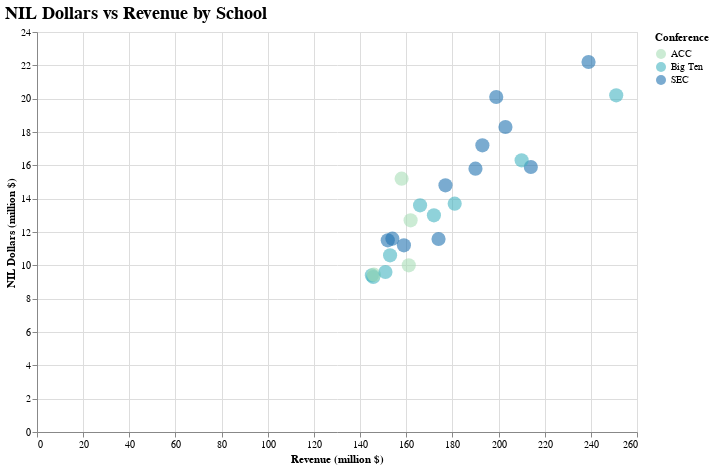

The cell this chart's notebook holds for it:
### Markdown cell above
## Better colors

### Code cell
# data
df = pd.read_csv("NIL_conference_map.csv", dtype=str)
df = df.dropna(subset=["nil_dollars", "revenue", "conference"])
df["nil_dollars"] = pd.to_numeric(df["nil_dollars"], errors="coerce")
df["revenue"]     = pd.to_numeric(df["revenue"],     errors="coerce")


confs = sorted(df["conference"].unique())

# dropdown
conf_param = alt.param(
    "selected_conf",
    bind=alt.binding_select(options=["All"] + confs, name="Conference "),
    value="All"
)

zoom = alt.selection_interval(bind="scales")

# scatterplot
scatter = (
    alt.Chart(df)
      .mark_circle(size=200, opacity=0.6, stroke=None, strokeWidth=0.5)
      .encode(
          x=alt.X("revenue:Q", title="Revenue (million $)"),
          y=alt.Y("nil_dollars:Q", title="NIL Dollars (million $)"),
          color=alt.Color(
              "conference:N",
              title="Conference",
              scale=alt.Scale(
                  domain=confs,
                  scheme="yellowgreenblue"
              )
          ),
          tooltip=[
              alt.Tooltip("school:N",      title="School"),
              alt.Tooltip("conference:N",  title="Conference"),
              alt.Tooltip("nil_dollars:Q", title="NIL ($M)",    format=",.1f"),
              alt.Tooltip("revenue:Q",     title="Revenue ($M)", format=",.1f")
          ]
      )
      .add_params(conf_param, zoom)
      .transform_filter(
          "selected_conf == 'All' || datum.conference == selected_conf"
      )
      .properties(
          width=600,
          height=400,
          title="NIL Dollars vs Revenue for Top 25 Schools"
      )
      .configure_title(fontSize=18, anchor="start")
)

scatter

### Figure 1 — Vega-Lite specification as saved in the notebook (floating-point values rounded to 4 significant figures)
{"config": {"view": {"continuousWidth": 300, "continuousHeight": 300}, "title": {"anchor": "start", "fontSize": 18}}, "data": {"name": "data-4d2d736a159e89a95d890f0a9b20be41"}, "mark": {"type": "circle", "opacity": 0.6, "size": 200, "stroke": null, "strokeWidth": 0.5}, "encoding": {"color": {"field": "conference", "scale": {"domain": ["ACC", "Big Ten", "SEC"], "scheme": "yellowgreenblue"}, "title": "Conference", "type": "nominal"}, "tooltip": [{"field": "school", "title": "School", "type": "nominal"}, {"field": "conference", "title": "Conference", "type": "nominal"}, {"field": "nil_dollars", "format": ",.1f", "title": "NIL ($M)", "type": "quantitative"}, {"field": "revenue", "format": ",.1f", "title": "Revenue ($M)", "type": "quantitative"}], "x": {"field": "revenue", "title": "Revenue (million $)", "type": "quantitative"}, "y": {"field": "nil_dollars", "title": "NIL Dollars (million $)", "type": "quantitative"}}, "height": 400, "params": [{"name": "selected_conf", "bind": {"input": "select", "options": ["All", "ACC", "Big Ten", "SEC"], "name": "Conference "}, "value": "All"}, {"name": "param_8", "select": {"type": "interval"}, "bind": "scales"}], "title": "NIL Dollars vs Revenue by School", "transform": [{"filter": "selected_conf == 'All' || datum.conference == selected_conf"}], "width": 600, "$schema": "https://vega.github.io/schema/vega-lite/v5.20.1.json", "datasets": {"data-4d2d736a159e89a95d890f0a9b20be41": [{"original_column": "Illinois Fighting Illini: $9.3 million", "school": "University of Illinois", "state": "Illinois", "nil_dollars": 9.3, "conference": "Big Ten", "revenue": 145.7}, {"original_column": "Washington Huskies: $9.4 million", "school": "University of Washington", "state": "Washington", "nil_dollars": 9.4, "conference": "Big Ten", "revenue": 145.1}, {"original_column": "Louisville Cardinals: $9.44 million", "school": "University of Louisville", "state": "Kentucky", "nil_dollars": 9.44, "conference": "ACC", "revenue": 146.0}, {"original_column": "Iowa Hawkeyes: $9.6 million", "school": "University of Iowa", "state": "Iowa", "nil_dollars": 9.6, "conference": "Big Ten", "revenue": 151.0}, {"original_column": "Florida State Seminoles: $10 million", "school": "Florida State University", "state": "Florida", "nil_dollars": 10.0, "conference": "ACC", "revenue": 161.1}, {"original_column": "Oregon Ducks: $10.6 million", "school": "Oregon", "state": "Oregon", "nil_dollars": 10.6, "conference": "Big Ten", "revenue": 153.0}, {"original_column": "Kentucky Wildcats: $11.2 million", "school": "University of Kentucky", "state": "Kentucky", "nil_dollars": 11.2, "conference": "SEC", "revenue": 159.0}, {"original_column": "Arkansas Razorbacks: $11.5 million", "school": "University of Arkansas", "state": "Arkansas", "nil_dollars": 11.5, "conference": "SEC", "revenue": 152.0}, {"original_column": "Auburn Tigers: $11.58 million", "school": "Aurburn University", "state": "Alabama", "nil_dollars": 11.58, "conference": "SEC", "revenue": 174.0}, {"original_column": "Tennessee Volunteers: $11.6 million", "school": "University of Tennessee", "state": "Tennessee", "nil_dollars": 11.6, "conference": "SEC", "revenue": 154.0}, {"original_column": "Virginia Cavaliers: $12.7 million", "school": "Virginia", "state": "Virginia", "nil_dollars": 12.7, "conference": "ACC", "revenue": 161.9}, {"original_column": "Michigan State Spartans: $13 million", "school": "Michigan State", "state": "Michigan", "nil_dollars": 13.0, "conference": "Big Ten", "revenue": 172.0}, {"original_column": "Indiana Hoosiers: $13.6 million", "school": "Indiana", "state": "Indiana", "nil_dollars": 13.6, "conference": "Big Ten", "revenue": 166.0}, {"original_column": "Penn State Nittany Lions: $13.7 million", "school": "Penn State", "state": "Pennsylvania", "nil_dollars": 13.7, "conference": "Big Ten", "revenue": 181.0}, {"original_column": "Oklahoma Sooners ($14.8M)", "school": "University of Oklahoma", "state": "Oklahoma", "nil_dollars": 14.8, "conference": "SEC", "revenue": 177.0}, {"original_column": "Clemson Tigers ($15.2M)", "school": "Clemson University", "state": "South Carolina", "nil_dollars": 15.2, "conference": "ACC", "revenue": 158.0}, {"original_column": "Florida Gators ($15.8M)", "school": "University of Florida", "state": "Florida", "nil_dollars": 15.8, "conference": "SEC", "revenue": 190.0}, {"original_column": "Alabama Crimson Tide ($15.9M)", "school": "Alabama", "state": "Alabama", "nil_dollars": 15.9, "conference": "SEC", "revenue": 214.0}, {"original_column": "Michigan Wolverines ($16.3M)", "school": "University of Michigan", "state": "Michigan", "nil_dollars": 16.3, "conference": "Big Ten", "revenue": 210.0}, {"original_column": "Texas A&M Aggies ($17.2M)", "school": "Texas A&M", "state": "Texas", "nil_dollars": 17.2, "conference": "SEC", "revenue": 193.0}, {"original_column": "Georgia Bulldogs ($18.3M)", "school": "Georgia", "state": "Georgia", "nil_dollars": 18.3, "conference": "SEC", "revenue": 203.0}, {"original_column": "LSU Tigers ($20.1M)", "school": "LSU", "state": "Louisiana", "nil_dollars": 20.1, "conference": "SEC", "revenue": 199.0}, {"original_column": "Ohio State Buckeyes ($20.2M)", "school": "Ohio State", "state": "Ohio", "nil_dollars": 20.2, "conference": "Big Ten", "revenue": 251.0}, {"original_column": "Texas Longhorns ($22.2M)", "school": "Texas", "state": "Texas", "nil_dollars": 22.2, "conference": "SEC", "revenue": 239.0}]}}
